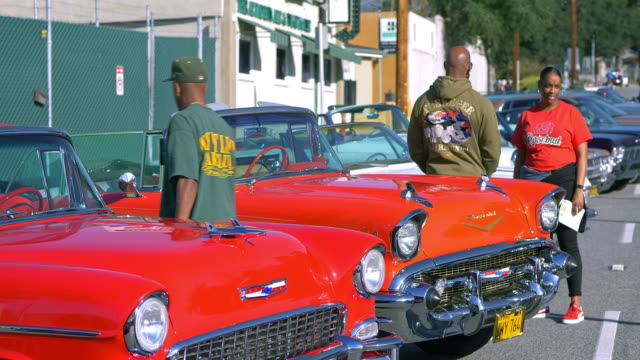
#> input picture Opencv_tutorials/Images/detection.jpg, 640 x 360 px
$ python resizing_rotating.py
#> lines starting #> are read from the running program, lines starting #| are printed output that depends on the picture
import cv2
import numpy as np

# Read the image using imread() function

image = cv2.imread('Images/detection.jpg')
#> image is the input picture: shape (360, 640, 3); mean B, G, R 101.9, 101, 137.6
cv2.imshow('Original Image', image)


# Lets downscale the image using a new widths and heights
down_w = 300
down_h = 200
downpoint = (down_w, down_h)
resized_down = cv2.resize(image, downpoint, interpolation=cv2.INTER_LINEAR)
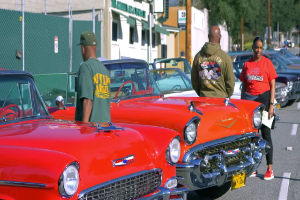
#> resized_down: shape (200, 300, 3); mean B, G, R 101.9, 100.9, 137.5
cv2.imshow('Resized Downscale image', resized_down)

# Lets upscale the image using a new widths and heights
up_width = 600
up_height = 400
up_point = (up_width, up_height)
resized_up = cv2.resize(image, up_point, interpolation=cv2.INTER_LINEAR)
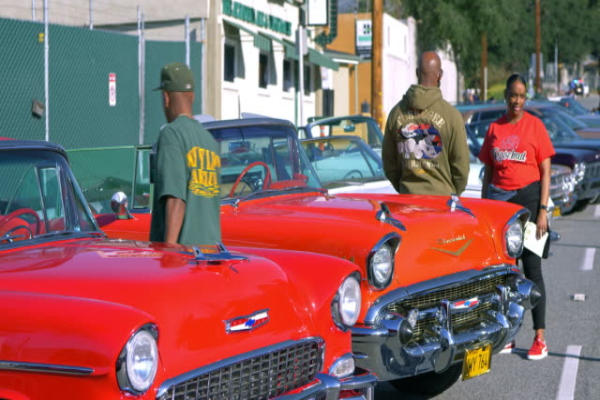
#> resized_up: shape (400, 600, 3); mean B, G, R 101.8, 100.9, 137.4
cv2.imshow('Resized Upscale image', resized_down)

rotate = cv2.rotate(image, cv2.ROTATE_90_CLOCKWISE)
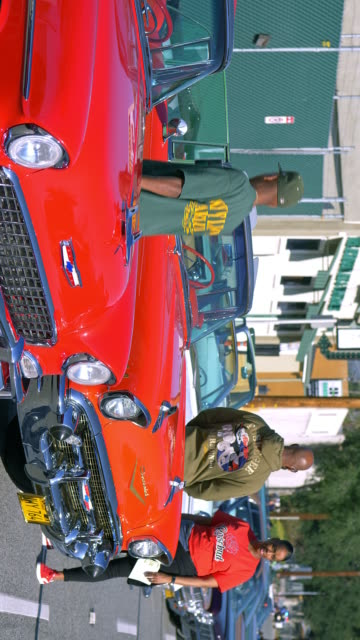
#> rotate: shape (640, 360, 3); mean B, G, R 101.9, 101, 137.6
cv2.imshow('Rotated', rotate)

cv2.waitKey(0)
#press any key to quit the code
cv2.destroyAllWindows()

$ run again, with Opencv_tutorials/Images/OIP.jpg copied over Opencv_tutorials/Images/detection.jpg
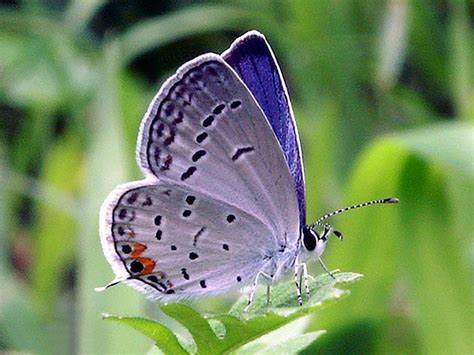
#> input picture Opencv_tutorials/Images/OIP.jpg, 474 x 355 px
#> image is the input picture: shape (355, 474, 3); mean B, G, R 97.8, 136.4, 115
#> `resized_up = cv2.resize(image, up_point, interpolation=cv2.INTER_LINEAR)`:
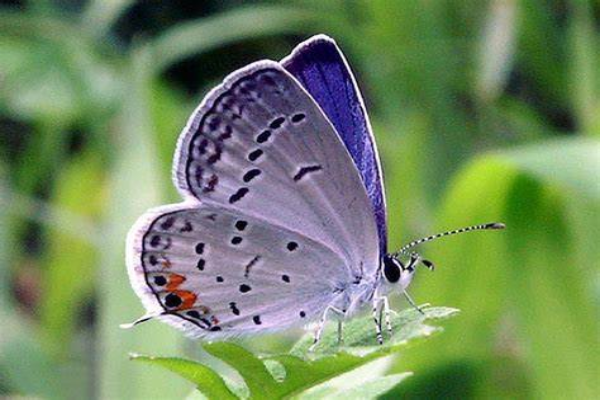
#> resized_up: shape (400, 600, 3); mean B, G, R 97.7, 136.2, 114.9
#> `rotate = cv2.rotate(image, cv2.ROTATE_90_CLOCKWISE)`:
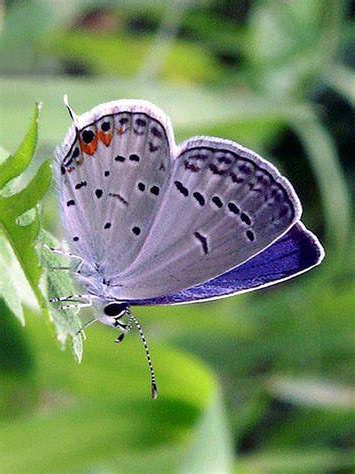
#> rotate: shape (474, 355, 3); mean B, G, R 97.8, 136.4, 115

$ run again, with Opencv_tutorials/Images/R (1).jpg copied over Opencv_tutorials/Images/detection.jpg
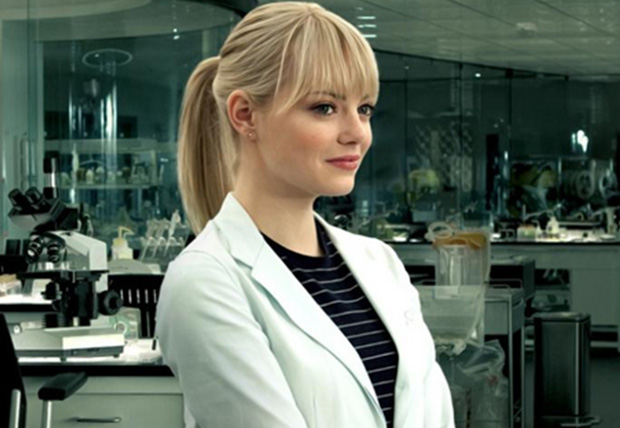
#> input picture Opencv_tutorials/Images/R (1).jpg, 620 x 428 px
#> image is the input picture: shape (428, 620, 3); mean B, G, R 92.4, 105, 94.3
#> `resized_down = cv2.resize(image, downpoint, interpolation=cv2.INTER_LI..`:
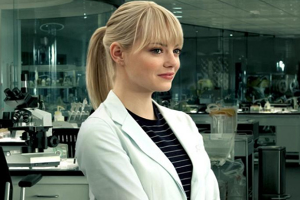
#> resized_down: shape (200, 300, 3); mean B, G, R 92.3, 104.9, 94.2
#> `rotate = cv2.rotate(image, cv2.ROTATE_90_CLOCKWISE)`:
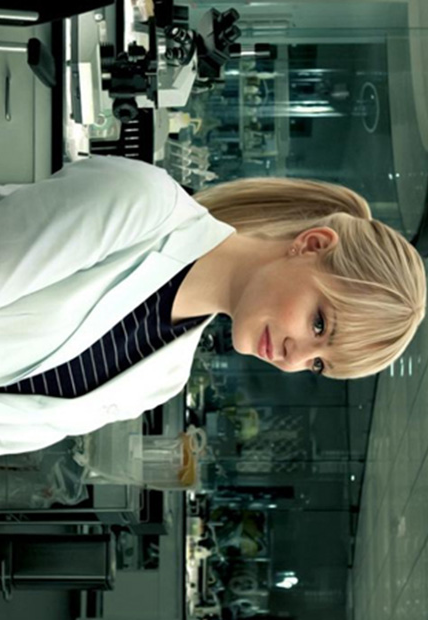
#> rotate: shape (620, 428, 3); mean B, G, R 92.4, 105, 94.3
